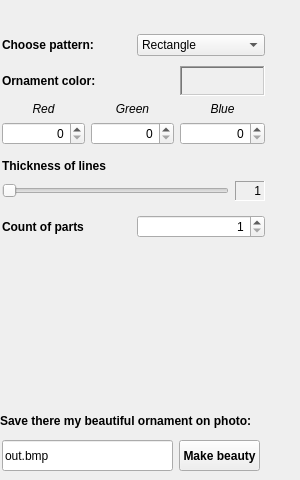
    <widget class="QWidget" name="page_3">
     <widget class="QWidget" name="ornament_widget" native="true">
      <property name="geometry">
       <rect>
        <x>-11</x>
        <y>19</y>
        <width>291</width>
        <height>351</height>
       </rect>
      </property>
      <widget class="QWidget" name="verticalLayoutWidget_3">
       <property name="geometry">
        <rect>
         <x>9</x>
         <y>9</y>
         <width>271</width>
         <height>251</height>
        </rect>
       </property>
       <layout class="QVBoxLayout" name="verticalLayout_4">
        <property name="leftMargin">
         <number>4</number>
        </property>
        <property name="topMargin">
         <number>2</number>
        </property>
        <property name="rightMargin">
         <number>4</number>
        </property>
        <property name="bottomMargin">
         <number>2</number>
        </property>
        <item>
         <layout class="QHBoxLayout" name="horizontalLayout_8">
          <item>
           <widget class="QLabel" name="label_37">
            <property name="minimumSize">
             <size>
              <width>0</width>
              <height>30</height>
             </size>
            </property>
            <property name="font">
             <font>
              <bold>true</bold>
             </font>
            </property>
            <property name="text">
             <string>Choose pattern:</string>
            </property>
           </widget>
          </item>
          <item>
           <widget class="QComboBox" name="pattern">
            <item>
             <property name="text">
              <string>Rectangle</string>
             </property>
            </item>
            <item>
             <property name="text">
              <string>Circle</string>
             </property>
            </item>
            <item>
             <property name="text">
              <string>Semicircles</string>
             </property>
            </item>
            <item>
             <property name="text">
              <string>Koch's fractal</string>
             </property>
            </item>
           </widget>
          </item>
         </layout>
        </item>
        <item>
         <layout class="QGridLayout" name="gridLayout_10">
          <item row="2" column="2">
           <widget class="QSpinBox" name="ornament_blue">
            <property name="alignment">
             <set>Qt::AlignRight|Qt::AlignTrailing|Qt::AlignVCenter</set>
            </property>
            <property name="maximum">
             <number>255</number>
            </property>
            <property name="stepType">
             <enum>QAbstractSpinBox::AdaptiveDecimalStepType</enum>
            </property>
           </widget>
          </item>
          <item row="2" column="1">
           <widget class="QSpinBox" name="ornament_green">
            <property name="alignment">
             <set>Qt::AlignRight|Qt::AlignTrailing|Qt::AlignVCenter</set>
            </property>
            <property name="maximum">
             <number>255</number>
            </property>
            <property name="stepType">
             <enum>QAbstractSpinBox::AdaptiveDecimalStepType</enum>
            </property>
           </widget>
          </item>
          <item row="2" column="0">
           <widget class="QSpinBox" name="ornament_red">
            <property name="alignment">
             <set>Qt::AlignRight|Qt::AlignTrailing|Qt::AlignVCenter</set>
            </property>
            <property name="maximum">
             <number>255</number>
            </property>
            <property name="stepType">
             <enum>QAbstractSpinBox::AdaptiveDecimalStepType</enum>
            </property>
           </widget>
          </item>
          <item row="1" column="1">
           <widget class="QLabel" name="label_32">
            <property name="font">
             <font>
              <italic>true</italic>
              <bold>false</bold>
             </font>
            </property>
            <property name="text">
             <string>Green</string>
            </property>
            <property name="alignment">
             <set>Qt::AlignCenter</set>
            </property>
           </widget>
          </item>
          <item row="1" column="0">
           <widget class="QLabel" name="label_33">
            <property name="font">
             <font>
              <italic>true</italic>
              <bold>false</bold>
             </font>
            </property>
            <property name="text">
             <string>Red</string>
            </property>
            <property name="alignment">
             <set>Qt::AlignCenter</set>
            </property>
           </widget>
          </item>
          <item row="1" column="2">
           <widget class="QLabel" name="label_34">
            <property name="minimumSize">
             <size>
              <width>0</width>
              <height>0</height>
             </size>
            </property>
            <property name="font">
             <font>
              <italic>true</italic>
              <bold>false</bold>
             </font>
            </property>
            <property name="text">
             <string>Blue</string>
            </property>
            <property name="alignment">
             <set>Qt::AlignCenter</set>
            </property>
           </widget>
          </item>
          <item row="0" column="0" colspan="2">
           <widget class="QLabel" name="label_35">
            <property name="font">
             <font>
              <bold>true</bold>
             </font>
            </property>
            <property name="text">
             <string>Ornament color:</string>
            </property>
           </widget>
          </item>
          <item row="0" column="2">
           <widget class="QLabel" name="ornament_col_show">
            <property name="minimumSize">
             <size>
              <width>85</width>
              <height>30</height>
             </size>
            </property>
            <property name="frameShape">
             <enum>QFrame::WinPanel</enum>
            </property>
            <property name="frameShadow">
             <enum>QFrame::Sunken</enum>
            </property>
            <property name="text">
             <string/>
            </property>
           </widget>
          </item>
         </layout>
        </item>
        <item>
         <layout class="QHBoxLayout" name="horizontalLayout_6"/>
        </item>
        <item>
         <widget class="QStackedWidget" name="stackedWidget_4">
          <widget class="QWidget" name="page_13">
           <widget class="QWidget" name="horizontalLayoutWidget_5">
            <property name="geometry">
             <rect>
              <x>0</x>
              <y>60</y>
              <width>263</width>
              <height>32</height>
             </rect>
            </property>
            <layout class="QHBoxLayout" name="horizontalLayout_7">
             <item>
              <widget class="QLabel" name="label_28">
               <property name="minimumSize">
                <size>
                 <width>0</width>
                 <height>30</height>
                </size>
               </property>
               <property name="sizeIncrement">
                <size>
                 <width>0</width>
                 <height>30</height>
                </size>
               </property>
               <property name="font">
                <font>
                 <bold>true</bold>
                </font>
               </property>
               <property name="text">
                <string>Count of parts</string>
               </property>
              </widget>
             </item>
             <item>
              <widget class="QSpinBox" name="ornament_count">
               <property name="alignment">
                <set>Qt::AlignRight|Qt::AlignTrailing|Qt::AlignVCenter</set>
               </property>
               <property name="minimum">
                <number>1</number>
               </property>
               <property name="maximum">
                <number>999</number>
               </property>
               <property name="stepType">
                <enum>QAbstractSpinBox::AdaptiveDecimalStepType</enum>
               </property>
              </widget>
             </item>
            </layout>
           </widget>
           <widget class="QWidget" name="horizontalLayoutWidget_7">
            <property name="geometry">
             <rect>
              <x>0</x>
              <y>30</y>
              <width>263</width>
              <height>20</height>
             </rect>
            </property>
            <layout class="QHBoxLayout" name="horizontalLayout_10">
             <item>
              <widget class="QSlider" name="ornament_thick">
               <property name="minimum">
                <number>1</number>
               </property>
               <property name="maximum">
                <number>100</number>
               </property>
               <property name="orientation">
                <enum>Qt::Horizontal</enum>
               </property>
              </widget>
             </item>
             <item>
              <widget class="QLabel" name="orn_show_th">
               <property name="minimumSize">
                <size>
                 <width>30</width>
                 <height>0</height>
                </size>
               </property>
               <property name="maximumSize">
                <size>
                 <width>16777215</width>
                 <height>25</height>
                </size>
               </property>
               <property name="frameShape">
                <enum>QFrame::Panel</enum>
               </property>
               <property name="frameShadow">
                <enum>QFrame::Sunken</enum>
               </property>
               <property name="text">
                <string>1</string>
               </property>
               <property name="alignment">
                <set>Qt::AlignRight|Qt::AlignTrailing|Qt::AlignVCenter</set>
               </property>
              </widget>
             </item>
            </layout>
           </widget>
           <widget class="QLabel" name="label_30">
            <property name="geometry">
             <rect>
              <x>0</x>
              <y>0</y>
              <width>263</width>
              <height>30</height>
             </rect>
            </property>
            <property name="minimumSize">
             <size>
              <width>0</width>
              <height>30</height>
             </size>
            </property>
            <property name="sizeIncrement">
             <size>
              <width>0</width>
              <height>30</height>
             </size>
            </property>
            <property name="font">
             <font>
              <bold>true</bold>
             </font>
            </property>
            <property name="text">
             <string>Thickness of lines</string>
            </property>
           </widget>
          </widget>
          <widget class="QWidget" name="page_14"/>
         </widget>
        </item>
       </layout>
      </widget>
     </widget>
     <widget class="QLabel" name="label_36">
      <property name="geometry">
       <rect>
        <x>0</x>
        <y>411</y>
        <width>271</width>
        <height>20</height>
       </rect>
      </property>
      <property name="font">
       <font>
        <bold>true</bold>
       </font>
      </property>
      <property name="text">
       <string>Save there my beautiful ornament on photo:</string>
      </property>
     </widget>
     <widget class="QLineEdit" name="lineEdit_4">
      <property name="geometry">
       <rect>
        <x>2</x>
        <y>440</y>
        <width>171</width>
        <height>31</height>
       </rect>
      </property>
      <property name="text">
       <string>out.bmp</string>
      </property>
     </widget>
     <widget class="QPushButton" name="pushButton_3">
      <property name="geometry">
       <rect>
        <x>179</x>
        <y>440</y>
        <width>81</width>
        <height>31</height>
       </rect>
      </property>
      <property name="font">
       <font>
        <bold>true</bold>
       </font>
      </property>
      <property name="text">
       <string>Make beauty</string>
      </property>
     </widget>
    </widget>
